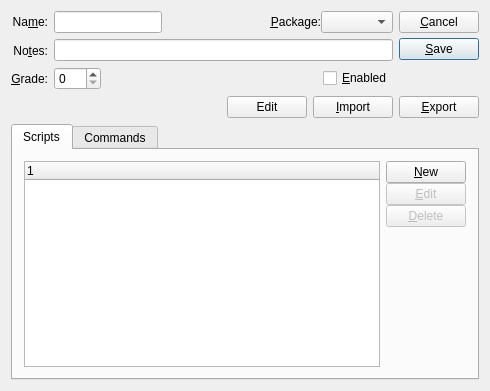
<?xml version="1.0" encoding="UTF-8"?>
<ui version="4.0">
 <comment>This file is part of the xTuple ERP: PostBooks Edition, a free and
open source Enterprise Resource Planning software suite,
Copyright (c) 1999-2010 by OpenMFG LLC, d/b/a xTuple.
It is licensed to you under the Common Public Attribution License
version 1.0, the full text of which (including xTuple-specific Exhibits)
is available at www.xtuple.com/CPAL.  By using this software, you agree
to be bound by its terms.</comment>
 <class>uiform</class>
 <widget class="QWidget" name="uiform">
  <property name="geometry">
   <rect>
    <x>0</x>
    <y>0</y>
    <width>490</width>
    <height>391</height>
   </rect>
  </property>
  <property name="windowTitle">
   <string>Screen</string>
  </property>
  <layout class="QVBoxLayout">
   <item>
    <layout class="QHBoxLayout">
     <item>
      <layout class="QVBoxLayout">
       <item>
        <widget class="QLabel" name="_nameLit">
         <property name="text">
          <string>Na&amp;me:</string>
         </property>
         <property name="alignment">
          <set>Qt::AlignRight|Qt::AlignTrailing|Qt::AlignVCenter</set>
         </property>
         <property name="buddy">
          <cstring>_name</cstring>
         </property>
        </widget>
       </item>
       <item>
        <widget class="QLabel" name="_notesLit">
         <property name="text">
          <string>No&amp;tes:</string>
         </property>
         <property name="alignment">
          <set>Qt::AlignRight|Qt::AlignTrailing|Qt::AlignVCenter</set>
         </property>
         <property name="buddy">
          <cstring>_notes</cstring>
         </property>
        </widget>
       </item>
       <item>
        <widget class="QLabel" name="_gradeLit">
         <property name="text">
          <string>&amp;Grade:</string>
         </property>
         <property name="alignment">
          <set>Qt::AlignRight|Qt::AlignTrailing|Qt::AlignVCenter</set>
         </property>
         <property name="buddy">
          <cstring>_grade</cstring>
         </property>
        </widget>
       </item>
      </layout>
     </item>
     <item>
      <layout class="QVBoxLayout">
       <item>
        <layout class="QHBoxLayout">
         <property name="spacing">
          <number>0</number>
         </property>
         <item>
          <widget class="XLineEdit" name="_name"/>
         </item>
         <item>
          <spacer>
           <property name="orientation">
            <enum>Qt::Horizontal</enum>
           </property>
           <property name="sizeType">
            <enum>QSizePolicy::Expanding</enum>
           </property>
           <property name="sizeHint" stdset="0">
            <size>
             <width>20</width>
             <height>20</height>
            </size>
           </property>
          </spacer>
         </item>
         <item>
          <widget class="XLabel" name="_packageLit">
           <property name="text">
            <string>&amp;Package:</string>
           </property>
           <property name="alignment">
            <set>Qt::AlignRight|Qt::AlignTrailing|Qt::AlignVCenter</set>
           </property>
           <property name="buddy">
            <cstring>_package</cstring>
           </property>
          </widget>
         </item>
         <item>
          <widget class="XComboBox" name="_package">
           <property name="allowNull">
            <bool>true</bool>
           </property>
           <property name="nullStr">
            <string>[ Not in a Package ]</string>
           </property>
          </widget>
         </item>
        </layout>
       </item>
       <item>
        <widget class="XLineEdit" name="_notes"/>
       </item>
       <item>
        <layout class="QHBoxLayout">
         <item>
          <widget class="QSpinBox" name="_grade">
           <property name="maximum">
            <number>999</number>
           </property>
          </widget>
         </item>
         <item>
          <spacer>
           <property name="orientation">
            <enum>Qt::Horizontal</enum>
           </property>
           <property name="sizeHint" stdset="0">
            <size>
             <width>40</width>
             <height>20</height>
            </size>
           </property>
          </spacer>
         </item>
         <item>
          <widget class="QCheckBox" name="_enabled">
           <property name="text">
            <string>&amp;Enabled</string>
           </property>
          </widget>
         </item>
        </layout>
       </item>
      </layout>
     </item>
     <item>
      <layout class="QVBoxLayout">
       <property name="spacing">
        <number>0</number>
       </property>
       <item>
        <layout class="QVBoxLayout">
         <property name="spacing">
          <number>5</number>
         </property>
         <item>
          <widget class="QPushButton" name="_close">
           <property name="text">
            <string>&amp;Cancel</string>
           </property>
          </widget>
         </item>
         <item>
          <widget class="QPushButton" name="_save">
           <property name="text">
            <string>&amp;Save</string>
           </property>
           <property name="default">
            <bool>true</bool>
           </property>
          </widget>
         </item>
        </layout>
       </item>
       <item>
        <spacer>
         <property name="orientation">
          <enum>Qt::Vertical</enum>
         </property>
         <property name="sizeType">
          <enum>QSizePolicy::Expanding</enum>
         </property>
         <property name="sizeHint" stdset="0">
          <size>
           <width>20</width>
           <height>20</height>
          </size>
         </property>
        </spacer>
       </item>
      </layout>
     </item>
    </layout>
   </item>
   <item>
    <layout class="QHBoxLayout">
     <item>
      <spacer>
       <property name="orientation">
        <enum>Qt::Horizontal</enum>
       </property>
       <property name="sizeHint" stdset="0">
        <size>
         <width>40</width>
         <height>20</height>
        </size>
       </property>
      </spacer>
     </item>
     <item>
      <widget class="QPushButton" name="_edit">
       <property name="text">
        <string>Edit</string>
       </property>
      </widget>
     </item>
     <item>
      <widget class="QPushButton" name="_import">
       <property name="text">
        <string>&amp;Import</string>
       </property>
      </widget>
     </item>
     <item>
      <widget class="QPushButton" name="_export">
       <property name="text">
        <string>&amp;Export</string>
       </property>
      </widget>
     </item>
    </layout>
   </item>
   <item>
    <widget class="QTabWidget" name="tabWidget">
     <property name="sizePolicy">
      <sizepolicy hsizetype="Expanding" vsizetype="Expanding">
       <horstretch>0</horstretch>
       <verstretch>1</verstretch>
      </sizepolicy>
     </property>
     <property name="currentIndex">
      <number>0</number>
     </property>
     <widget class="QWidget" name="_scriptTab">
      <attribute name="title">
       <string>Scripts</string>
      </attribute>
      <layout class="QHBoxLayout">
       <item>
        <widget class="XTreeWidget" name="_script">
         <property name="sizePolicy">
          <sizepolicy hsizetype="Expanding" vsizetype="Expanding">
           <horstretch>0</horstretch>
           <verstretch>0</verstretch>
          </sizepolicy>
         </property>
        </widget>
       </item>
       <item>
        <layout class="QVBoxLayout">
         <property name="spacing">
          <number>0</number>
         </property>
         <item>
          <widget class="QPushButton" name="_scriptNew">
           <property name="text">
            <string>&amp;New</string>
           </property>
          </widget>
         </item>
         <item>
          <widget class="QPushButton" name="_scriptEdit">
           <property name="enabled">
            <bool>false</bool>
           </property>
           <property name="text">
            <string>&amp;Edit</string>
           </property>
          </widget>
         </item>
         <item>
          <widget class="QPushButton" name="_scriptDelete">
           <property name="enabled">
            <bool>false</bool>
           </property>
           <property name="text">
            <string>&amp;Delete</string>
           </property>
          </widget>
         </item>
         <item>
          <spacer>
           <property name="orientation">
            <enum>Qt::Vertical</enum>
           </property>
           <property name="sizeType">
            <enum>QSizePolicy::Expanding</enum>
           </property>
           <property name="sizeHint" stdset="0">
            <size>
             <width>77</width>
             <height>92</height>
            </size>
           </property>
          </spacer>
         </item>
        </layout>
       </item>
      </layout>
     </widget>
     <widget class="QWidget" name="_cmdTab">
      <attribute name="title">
       <string>Commands</string>
      </attribute>
      <layout class="QHBoxLayout">
       <item>
        <widget class="XTreeWidget" name="_commands">
         <property name="sizePolicy">
          <sizepolicy hsizetype="Expanding" vsizetype="Expanding">
           <horstretch>0</horstretch>
           <verstretch>0</verstretch>
          </sizepolicy>
         </property>
        </widget>
       </item>
       <item>
        <layout class="QVBoxLayout">
         <property name="spacing">
          <number>0</number>
         </property>
         <item>
          <widget class="QPushButton" name="_cmdNew">
           <property name="text">
            <string>&amp;New</string>
           </property>
          </widget>
         </item>
         <item>
          <widget class="QPushButton" name="_cmdEdit">
           <property name="enabled">
            <bool>false</bool>
           </property>
           <property name="text">
            <string>&amp;Edit</string>
           </property>
          </widget>
         </item>
         <item>
          <widget class="QPushButton" name="_cmdDelete">
           <property name="enabled">
            <bool>false</bool>
           </property>
           <property name="text">
            <string>&amp;Delete</string>
           </property>
          </widget>
         </item>
         <item>
          <spacer>
           <property name="orientation">
            <enum>Qt::Vertical</enum>
           </property>
           <property name="sizeType">
            <enum>QSizePolicy::Expanding</enum>
           </property>
           <property name="sizeHint" stdset="0">
            <size>
             <width>20</width>
             <height>20</height>
            </size>
           </property>
          </spacer>
         </item>
        </layout>
       </item>
      </layout>
     </widget>
    </widget>
   </item>
  </layout>
 </widget>
 <layoutdefault spacing="6" margin="11"/>
 <pixmapfunction>qPixmapFromMimeSource</pixmapfunction>
 <customwidgets>
  <customwidget>
   <class>XComboBox</class>
   <extends>QComboBox</extends>
   <header>xcombobox.h</header>
  </customwidget>
  <customwidget>
   <class>XLabel</class>
   <extends>QLabel</extends>
   <header>xlabel.h</header>
  </customwidget>
  <customwidget>
   <class>XLineEdit</class>
   <extends>QLineEdit</extends>
   <header>xlineedit.h</header>
  </customwidget>
  <customwidget>
   <class>XTreeWidget</class>
   <extends>QTreeWidget</extends>
   <header>xtreewidget.h</header>
   <container>1</container>
  </customwidget>
 </customwidgets>
 <tabstops>
  <tabstop>_name</tabstop>
  <tabstop>_package</tabstop>
  <tabstop>_notes</tabstop>
  <tabstop>_grade</tabstop>
  <tabstop>_enabled</tabstop>
  <tabstop>_edit</tabstop>
  <tabstop>_import</tabstop>
  <tabstop>_export</tabstop>
  <tabstop>tabWidget</tabstop>
  <tabstop>_script</tabstop>
  <tabstop>_scriptNew</tabstop>
  <tabstop>_scriptEdit</tabstop>
  <tabstop>_scriptDelete</tabstop>
  <tabstop>_commands</tabstop>
  <tabstop>_cmdEdit</tabstop>
  <tabstop>_cmdNew</tabstop>
  <tabstop>_cmdDelete</tabstop>
  <tabstop>_save</tabstop>
  <tabstop>_close</tabstop>
 </tabstops>
 <resources/>
 <connections>
  <connection>
   <sender>_close</sender>
   <signal>clicked()</signal>
   <receiver>uiform</receiver>
   <slot>close()</slot>
   <hints>
    <hint type="sourcelabel">
     <x>423</x>
     <y>32</y>
    </hint>
    <hint type="destinationlabel">
     <x>20</x>
     <y>20</y>
    </hint>
   </hints>
  </connection>
  <connection>
   <sender>_script</sender>
   <signal>valid(bool)</signal>
   <receiver>_scriptEdit</receiver>
   <slot>setEnabled(bool)</slot>
   <hints>
    <hint type="sourcelabel">
     <x>383</x>
     <y>229</y>
    </hint>
    <hint type="destinationlabel">
     <x>443</x>
     <y>233</y>
    </hint>
   </hints>
  </connection>
  <connection>
   <sender>_script</sender>
   <signal>valid(bool)</signal>
   <receiver>_scriptDelete</receiver>
   <slot>setEnabled(bool)</slot>
   <hints>
    <hint type="sourcelabel">
     <x>382</x>
     <y>254</y>
    </hint>
    <hint type="destinationlabel">
     <x>413</x>
     <y>256</y>
    </hint>
   </hints>
  </connection>
  <connection>
   <sender>_script</sender>
   <signal>itemSelected(int)</signal>
   <receiver>_scriptEdit</receiver>
   <slot>animateClick()</slot>
   <hints>
    <hint type="sourcelabel">
     <x>376</x>
     <y>216</y>
    </hint>
    <hint type="destinationlabel">
     <x>416</x>
     <y>218</y>
    </hint>
   </hints>
  </connection>
  <connection>
   <sender>_commands</sender>
   <signal>valid(bool)</signal>
   <receiver>_cmdEdit</receiver>
   <slot>setEnabled(bool)</slot>
   <hints>
    <hint type="sourcelabel">
     <x>312</x>
     <y>228</y>
    </hint>
    <hint type="destinationlabel">
     <x>445</x>
     <y>226</y>
    </hint>
   </hints>
  </connection>
  <connection>
   <sender>_commands</sender>
   <signal>valid(bool)</signal>
   <receiver>_cmdDelete</receiver>
   <slot>setEnabled(bool)</slot>
   <hints>
    <hint type="sourcelabel">
     <x>331</x>
     <y>267</y>
    </hint>
    <hint type="destinationlabel">
     <x>439</x>
     <y>253</y>
    </hint>
   </hints>
  </connection>
  <connection>
   <sender>_commands</sender>
   <signal>itemSelected(int)</signal>
   <receiver>_cmdEdit</receiver>
   <slot>animateClick()</slot>
   <hints>
    <hint type="sourcelabel">
     <x>379</x>
     <y>202</y>
    </hint>
    <hint type="destinationlabel">
     <x>435</x>
     <y>220</y>
    </hint>
   </hints>
  </connection>
 </connections>
</ui>
